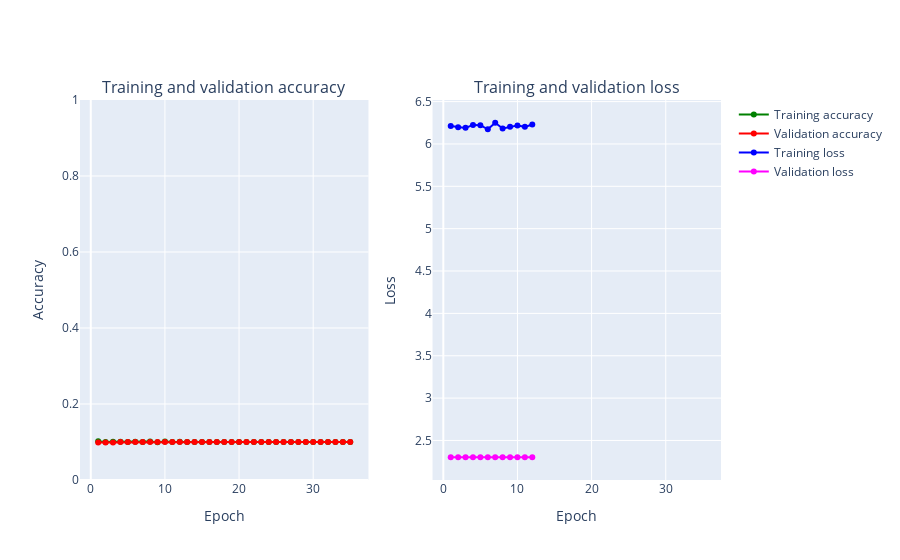

This figure's notebook cell:
### Code cell
main()

### Figure 1 — Plotly figure (JSON) as saved in the notebook; plotly's stock layout.template omitted (floating-point values rounded to 4 significant figures)
{"data": [{"marker": {"color": "Green"}, "mode": "markers+lines", "name": "Training accuracy", "text": ["1", "2", "3", "4", "5", "6", "7", "8", "9", "10", "11", "12", "13", "14", "15", "16", "17", "18", "19", "20", "21", "22", "23", "24", "25", "26", "27", "28", "29", "30", "31", "32", "33", "34", "35"], "type": "scatter", "x": [1, 2, 3, 4, 5, 6, 7, 8, 9, 10, 11, 12, 13, 14, 15, 16, 17, 18, 19, 20, 21, 22, 23, 24, 25, 26, 27, 28, 29, 30, 31, 32, 33, 34, 35], "xaxis": "x", "y": [0.1019, 0.09986, 0.1005, 0.1007, 0.0997, 0.1005, 0.1, 0.1012, 0.09906, 0.101, 0.1003, 0.1008, 0.09992, 0.1, 0.1, 0.1, 0.1, 0.1, 0.1, 0.1, 0.1, 0.1, 0.1, 0.1, 0.1, 0.1, 0.1, 0.1, 0.1, 0.1, 0.1, 0.1, 0.1, 0.1, 0.1], "yaxis": "y"}, {"marker": {"color": "Red"}, "mode": "markers+lines", "name": "Validation accuracy", "text": ["1", "2", "3", "4", "5", "6", "7", "8", "9", "10", "11", "12", "13", "14", "15", "16", "17", "18", "19", "20", "21", "22", "23", "24", "25", "26", "27", "28", "29", "30", "31", "32", "33", "34", "35"], "type": "scatter", "x": [1, 2, 3, 4, 5, 6, 7, 8, 9, 10, 11, 12, 13, 14, 15, 16, 17, 18, 19, 20, 21, 22, 23, 24, 25, 26, 27, 28, 29, 30, 31, 32, 33, 34, 35], "xaxis": "x", "y": [0.0989, 0.099, 0.0989, 0.1, 0.1, 0.1, 0.1, 0.1, 0.1, 0.1, 0.1, 0.1, 0.1, 0.1, 0.1, 0.1, 0.1, 0.1, 0.1, 0.1, 0.1, 0.1, 0.1, 0.1, 0.1, 0.1, 0.1, 0.1, 0.1, 0.1, 0.1, 0.1, 0.1, 0.1, 0.1], "yaxis": "y"}, {"marker": {"color": "Blue"}, "mode": "markers+lines", "name": "Training loss", "text": ["1", "2", "3", "4", "5", "6", "7", "8", "9", "10", "11", "12", "13", "14", "15", "16", "17", "18", "19", "20", "21", "22", "23", "24", "25", "26", "27", "28", "29", "30", "31", "32", "33", "34", "35"], "type": "scatter", "x": [1, 2, 3, 4, 5, 6, 7, 8, 9, 10, 11, 12, 13, 14, 15, 16, 17, 18, 19, 20, 21, 22, 23, 24, 25, 26, 27, 28, 29, 30, 31, 32, 33, 34, 35], "xaxis": "x2", "y": [6.212, 6.197, 6.19, 6.224, 6.221, 6.172, 6.25, 6.182, 6.203, 6.218, 6.202, 6.23, null, null, null, null, null, null, null, null, null, null, null, null, null, null, null, null, null, null, null, null, null, null, null], "yaxis": "y2"}, {"marker": {"color": "Magenta"}, "mode": "markers+lines", "name": "Validation loss", "text": ["1", "2", "3", "4", "5", "6", "7", "8", "9", "10", "11", "12", "13", "14", "15", "16", "17", "18", "19", "20", "21", "22", "23", "24", "25", "26", "27", "28", "29", "30", "31", "32", "33", "34", "35"], "type": "scatter", "x": [1, 2, 3, 4, 5, 6, 7, 8, 9, 10, 11, 12, 13, 14, 15, 16, 17, 18, 19, 20, 21, 22, 23, 24, 25, 26, 27, 28, 29, 30, 31, 32, 33, 34, 35], "xaxis": "x2", "y": [2.303, 2.303, 2.303, 2.302, 2.303, 2.303, 2.303, 2.303, 2.303, 2.303, 2.303, 2.303, null, null, null, null, null, null, null, null, null, null, null, null, null, null, null, null, null, null, null, null, null, null, null], "yaxis": "y2"}], "layout": {"annotations": [{"font": {"size": 16}, "showarrow": false, "text": "Training and validation accuracy", "x": 0.225, "xanchor": "center", "xref": "paper", "y": 1, "yanchor": "bottom", "yref": "paper"}, {"font": {"size": 16}, "showarrow": false, "text": "Training and validation loss", "x": 0.775, "xanchor": "center", "xref": "paper", "y": 1, "yanchor": "bottom", "yref": "paper"}], "autosize": true, "xaxis": {"anchor": "y", "autorange": true, "domain": [0, 0.45], "range": [-1.252, 37.25], "title": {"text": "Epoch"}, "type": "linear"}, "xaxis2": {"anchor": "y2", "autorange": true, "domain": [0.55, 1], "range": [-1.252, 37.25], "title": {"text": "Epoch"}, "type": "linear"}, "yaxis": {"anchor": "x", "domain": [0, 1], "range": [0, 1], "title": {"text": "Accuracy"}, "type": "linear"}, "yaxis2": {"anchor": "x2", "autorange": true, "domain": [0, 1], "range": [1.976, 6.576], "title": {"text": "Loss"}, "type": "linear"}}}
